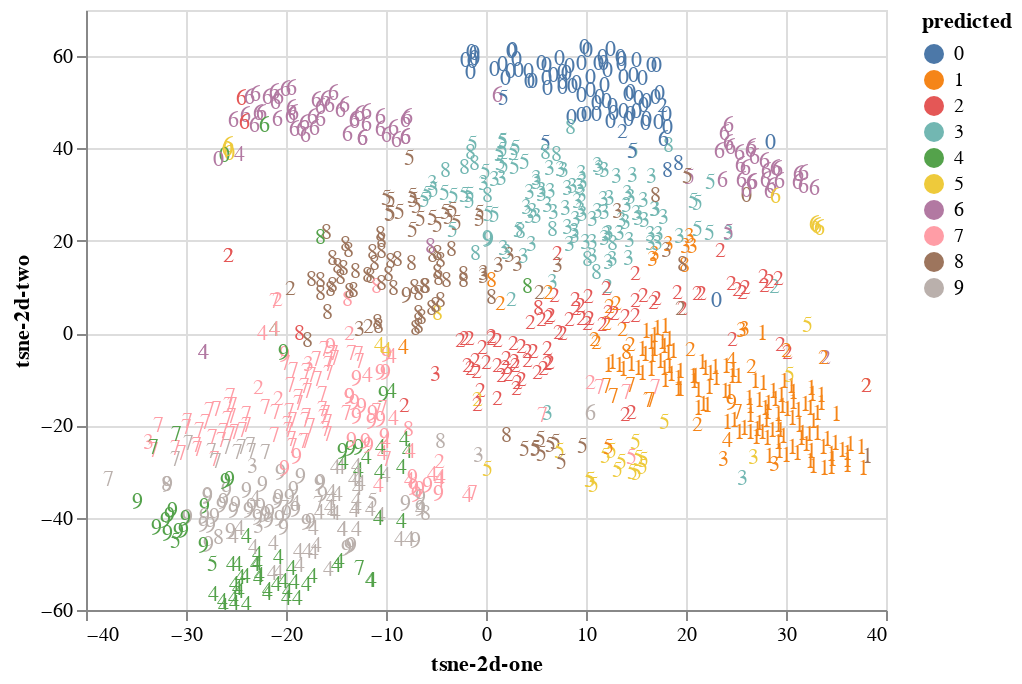

The cell this chart's notebook holds for it:
### Code cell
alt.Chart(df_20).mark_text().encode(
    text='label',
    x='tsne-2d-one',
    y='tsne-2d-two',
    color=alt.Color('predicted', type='nominal'),
    tooltip=['label', 'predicted']
).interactive()

### Figure 1 — Vega-Lite specification as saved in the notebook (floating-point values rounded to 4 significant figures; data arrays with more than 128 entries replaced by an {"elided": "..."} marker saying what was removed)
{"config": {"view": {"continuousWidth": 400, "continuousHeight": 300}}, "data": {"name": "data-ce12194a0886f97f1eb5f288eda10431"}, "mark": "text", "encoding": {"color": {"type": "nominal", "field": "predicted"}, "text": {"type": "quantitative", "field": "label"}, "tooltip": [{"type": "quantitative", "field": "label"}, {"type": "quantitative", "field": "predicted"}], "x": {"type": "quantitative", "field": "tsne-2d-one"}, "y": {"type": "quantitative", "field": "tsne-2d-two"}}, "selection": {"selector002": {"type": "interval", "bind": "scales", "encodings": ["x", "y"]}}, "$schema": "https://vega.github.io/schema/vega-lite/v4.8.1.json", "datasets": {"data-ce12194a0886f97f1eb5f288eda10431": {"elided": "1000 records"}}}
